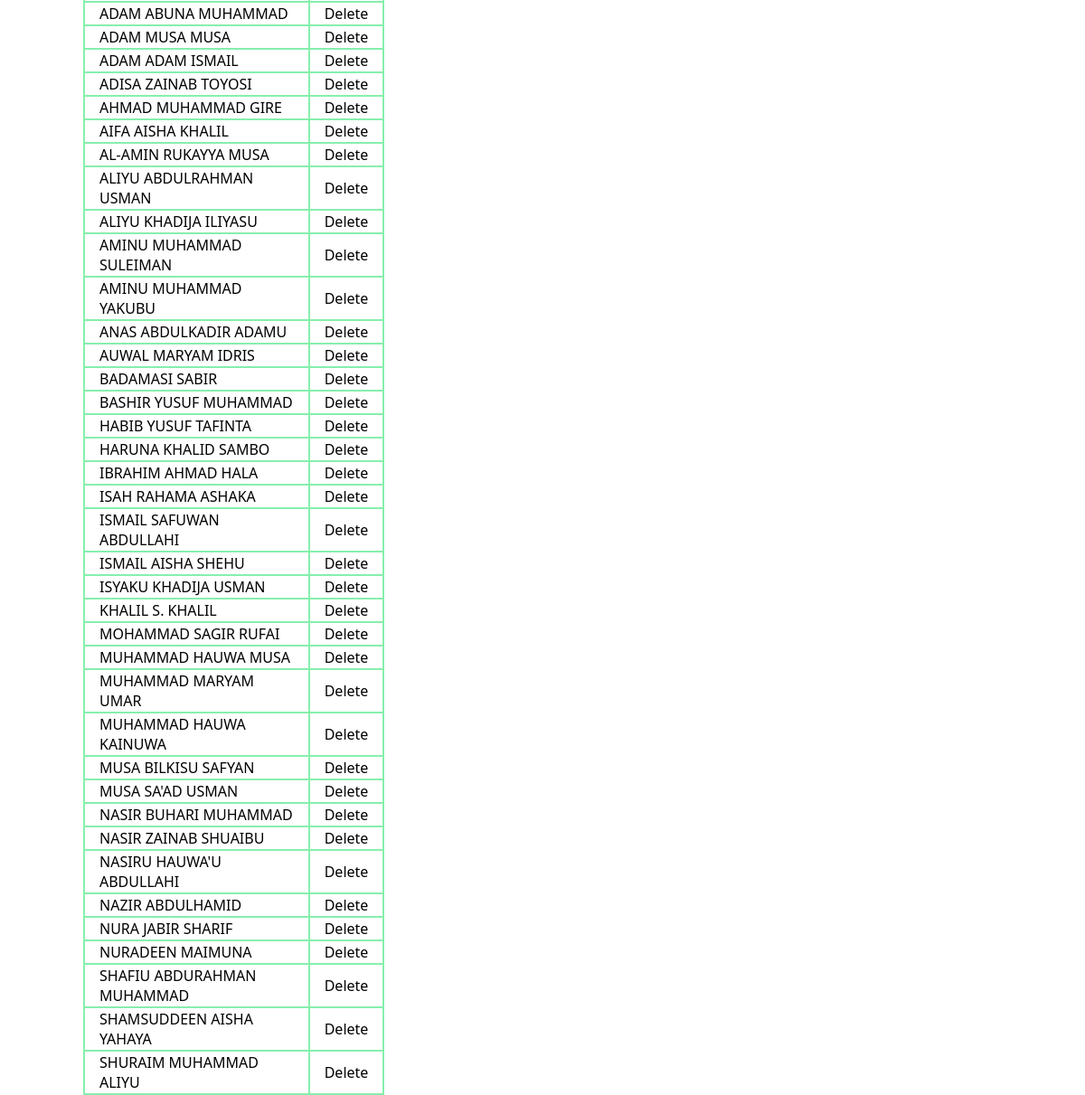
/classDetails/50/ (lower part), run on an earlier commit of the app's database.
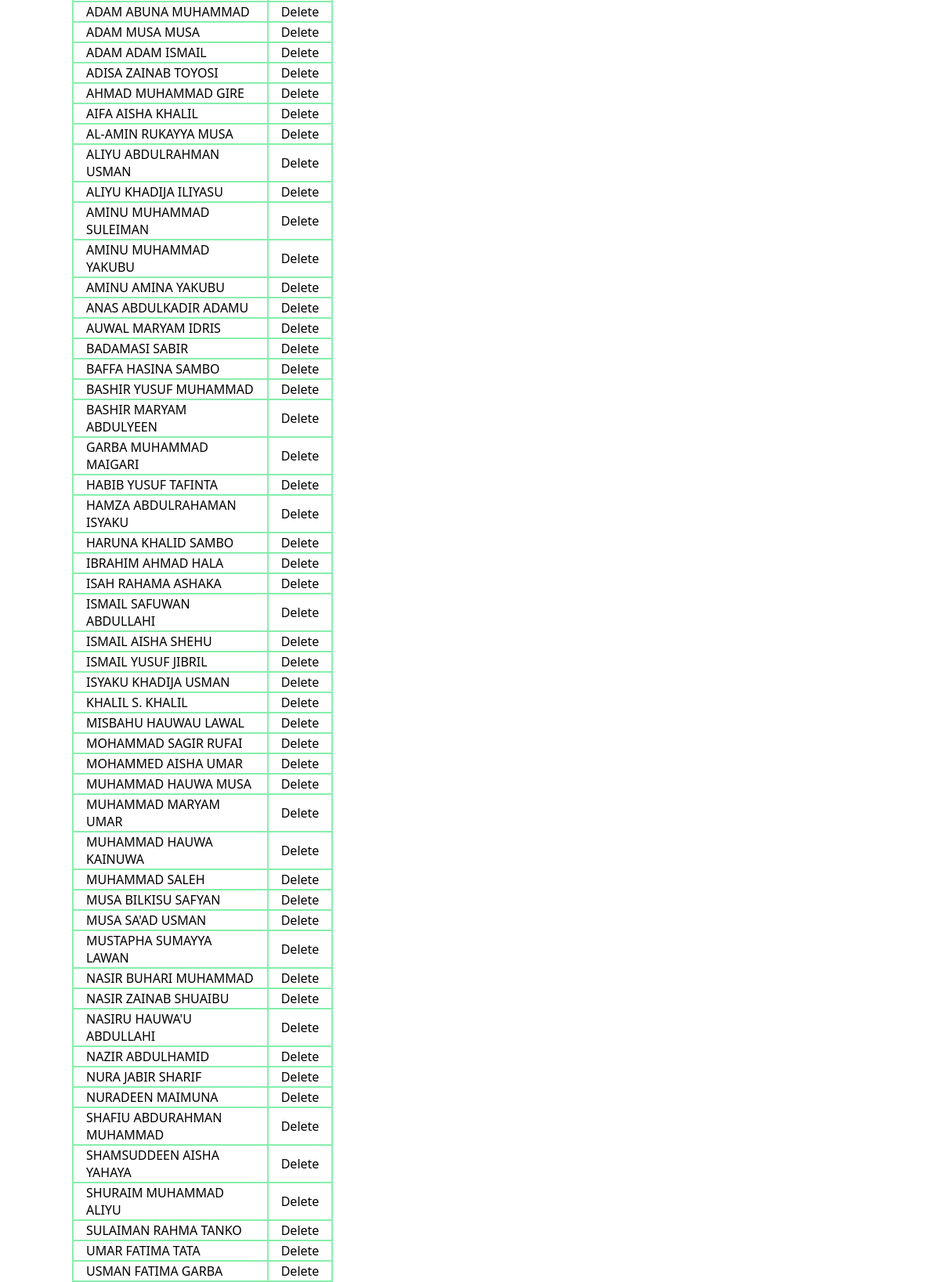
And on a later commit of the database.
### result/models.py (models this page shows, shortened)
class students(models.Model):
    first_name = models.CharField(max_length=100)
    last_name = models.CharField(max_length=100)
    middle_name = models.CharField(max_length=100, blank = True)
    gender = models.CharField(max_length=100 , choices= gender_choise)
    className = models.ForeignKey(all_class, related_name="studentclass", on_delete=models.SET_NULL, null=True)
    classArm = models.ForeignKey(classArm, related_name="studentclassArm", on_delete=models.SET_NULL, null=True)
    date = models.DateField(auto_now_add=True)
    class Meta:
        ordering = ['last_name']

### result/views.py (the view, shortened to what this page needs)
# urls.py: path('classDetails/<int:pk>/', classDetails.as_view(), name='classDetails'),
class classDetails(DetailView):
    model = all_class
    context_object_name = 'all_class'
    def get(self, request,pk, *args, **kwargs):
        Form = subjectForm()
        Form.fields['className'].choices = [(self.kwargs['pk'], self.get_object().className)]
        return render(request, 'result/classDetails.html',
                        {'all_class': self.get_object(),'form': Form})

### result/templates/result/classDetails.html (shortened to what this page needs)
<script src="https://cdn.tailwindcss.com"></script>
<link rel="stylesheet" href="https://cdn.tailgrids.com/tailgrids-fallback.css" />
<section class="text-gray-600 body-font px-5">
   <div class="container px-1 mx-auto">
     <div class = "grid grid-cols-3 gap-2" >
       <div>
        <table class="table-auto w-full text-left whitespace-no-wrap">
          <tbody>
            {% for student in all_class.studentclass.all %}
            <tr>
              <td class="px-4 border-2 border-green-300 hover:bg-yellow-300">
                {{ student.last_name }} {{ student.first_name }} {{ student.middle_name }}
              </td>
              <td class="px-4 border-2 border-green-300 hover:bg-yellow-300">
                  <a href="{% url 'result:studentDelete' student.id %}">  Delete   </a>
              </td>
            </tr>
            {% endfor %}
          </tbody>
        </table>
       </div>
       <div class = "col-span-2">
       </div>
     </div>
   </div>
 </section>

What changed in the data, as far as the page shows it:
added students: last_name "AMINU", first_name "AMINA", middle_name "YAKUBU"
added students: last_name "BAFFA", first_name "HASINA", middle_name "SAMBO"
added students: last_name "BASHIR", first_name "MARYAM", middle_name "ABDULYEEN"
added students: last_name "GARBA", first_name "MUHAMMAD", middle_name "MAIGARI"
added students: last_name "HAMZA", first_name "ABDULRAHAMAN", middle_name "ISYAKU"
added students: last_name "ISMAIL", first_name "YUSUF", middle_name "JIBRIL"
added students: last_name "MISBAHU", first_name "HAUWAU", middle_name "LAWAL"
added students: last_name "MOHAMMED", first_name "AISHA", middle_name "UMAR"
added students: last_name "MUHAMMAD", first_name "SALEH"
added students: last_name "MUSTAPHA", first_name "SUMAYYA", middle_name "LAWAN"
added students: last_name "SULAIMAN", first_name "RAHMA", middle_name "TANKO"
added students: last_name "UMAR", first_name "FATIMA", middle_name "TATA"
added students: last_name "USMAN", first_name "FATIMA", middle_name "GARBA"
